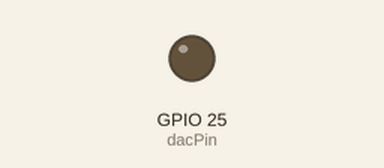
Simulated run of this sketch. Board: ESP32. Shown: output pins drawn as LEDs (lit = HIGH). What the sketch prints to the serial monitor is not drawn.

Above: at 2.0 s.
Timing chart, 0 to 3.5 s (numbered marks = the images above):
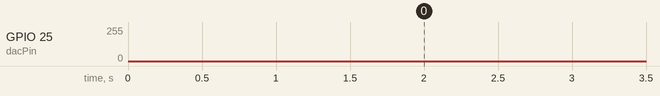

The sketch:

ESP32-Wav_play_DAC.ino
```cpp
#include <Arduino.h>
extern const uint8_t audioData[];
extern const size_t audioLength;

const int sampleRate = 8000; // Hz
const int dacPin = 25;       // DAC1 = GPIO25

void setup() {
  Serial.begin(115200);
  delay(1000);
  Serial.println("Playing audio...");
  playAudio(audioData, audioLength, sampleRate);
}

void loop() {
  // Play again after 10 sec for test
  delay(10000);
  playAudio(audioData, audioLength, sampleRate);
}

void playAudio(const uint8_t* data, size_t len, int rate) {
  int delayMicros = 1000000 / rate;

  for (size_t i = 0; i < len; i++) {
    dacWrite(dacPin, data[i]);
    delayMicroseconds(delayMicros);
  }

  dacWrite(dacPin, 0); // mute
}
```

Source omitted: dio_arrays.ino (data table, 45837 bytes)
